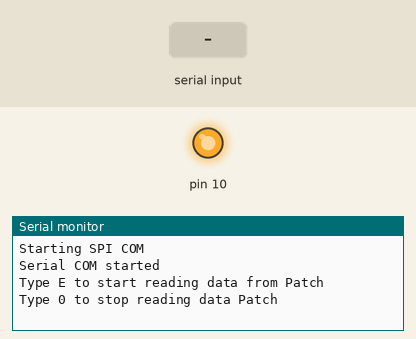
This sketch was run on a simulated Arduino Uno, built with avr-gcc and run on an emulated ATmega328P. On the bench: output pins drawn as LEDs (lit = HIGH), the last lines printed to the serial monitor. The test bench sets the inputs (shaded band).

Above: at 1.2 s.
1.3 s: "E" received over Serial
At 1.8 s:
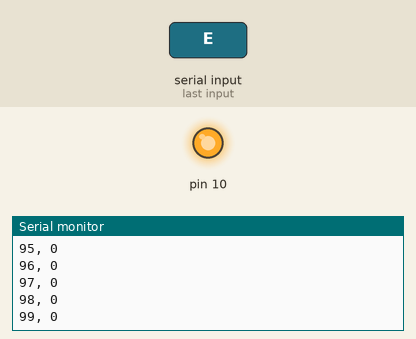
2.8 s: "e" received over Serial
4.3 s: "0" received over Serial
At 5.7 s:
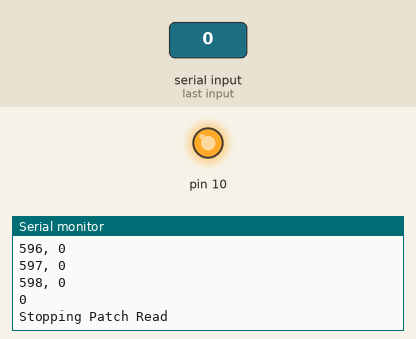
Timing chart, 0 to 7.3 s (numbered marks = the images above; inputs shaded):
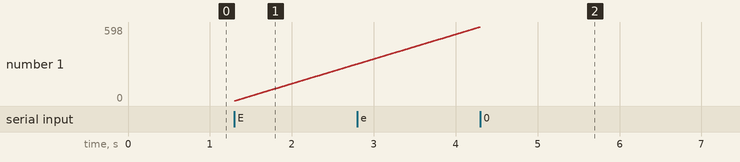

The sketch:

Patch_SPI_Com.ino
```cpp
#include "Arduino.h"
#include "SPI.h"
//The setup function is called once at startup of the sketch

#define SPI_INTERVAL_MS	5

SPIClass PatchSPI;
unsigned long millis_track;
bool SPI_read_enabled = false;

void setup()
{
	Serial.begin(115200);
	Serial.println("Starting SPI COM");

	PatchSPI.begin();
	PatchSPI.beginTransaction(SPISettings(4000000,MSBFIRST,SPI_MODE0));

	millis_track = millis();

	Serial.println("Serial COM started");
	Serial.println("Type E to start reading data from Patch");
	Serial.println("Type 0 to stop reading data Patch");

}

// The loop function is called in an endless loop
void loop()
{
	char input;
	uint16_t SPI_data;
	static long cnt = 0;

	if (Serial.available())
	{
		input = Serial.read();
		Serial.write(input);
		if((input == 'E') || (input == 'e'))
		{
			Serial.println();
			Serial.println("Starting Patch Read");
			SPI_read_enabled = true;
			PatchSPI.transfer16(0x0045); //send start command to the patch
		}
		else if(input == '0')
		{
			cnt = 0;
			Serial.println();
			Serial.println("Stopping Patch Read");
			SPI_read_enabled = false;
			PatchSPI.transfer16(0xFFFF); //
		}
	}
	if((millis() - millis_track) >= SPI_INTERVAL_MS)
	{
		if(SPI_read_enabled == true)
		{
			millis_track = millis();
			SPI_data = PatchSPI.transfer16(0); //read available data from the patch
			Serial.print(cnt);
			Serial.print(", ");
			Serial.println(SPI_data);
			cnt++;
		}
	}
}
```

.ino.cpp
```cpp
#ifdef __IN_ECLIPSE__
//This is a automatic generated file
//Please do not modify this file
//If you touch this file your change will be overwritten during the next build
//This file has been generated on 2017-08-13 22:53:52

#include "Arduino.h"
#include "Arduino.h"
#include "SPI.h"
void setup() ;
void loop() ;

#include "Patch_SPI_Com.ino"


#endif
```

Measured:
- after the input at 1.3 s, the serial monitor: prints a new line at once (image 1)
